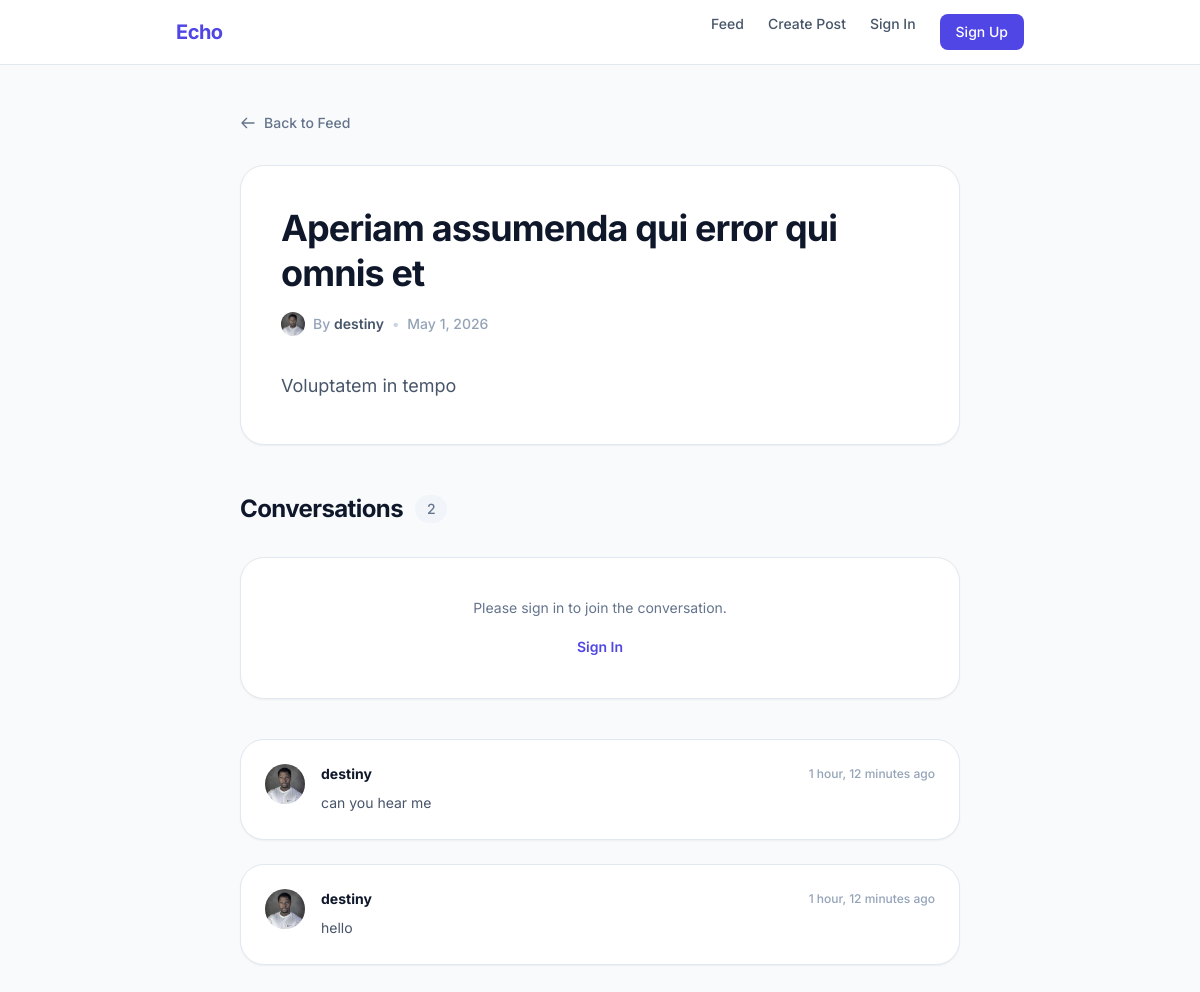
The app's page /post/1/ with its own data.
### posts/models.py (models this page shows, shortened)
class Post(models.Model):
    author = models.ForeignKey(settings.AUTH_USER_MODEL, on_delete=models.CASCADE, related_name='posts', null=True, blank=True)
    title = models.CharField(max_length=200)
    content = models.TextField()
    created_at = models.DateTimeField(auto_now_add=True)

class Comment(models.Model):
    post = models.ForeignKey(Post, on_delete=models.CASCADE, related_name='comments')
    user = models.ForeignKey(settings.AUTH_USER_MODEL, on_delete=models.CASCADE)
    content = models.TextField()
    created_at = models.DateTimeField(auto_now_add=True)

### userauths/models.py (models this page shows, shortened)
class User(AbstractUser):
    username = models.CharField(max_length=150, unique=True, null=True, blank=True)
    email = models.EmailField(unique=True, null=True, blank=True)
    full_name = models.CharField(max_length=200, null=True, blank=True)
    bio = models.TextField(null=True, blank=True)
    profile_pic = models.ImageField(upload_to="user_images", default="default.jpg", null=True, blank=True)
    USERNAME_FIELD = 'email'
    REQUIRED_FIELDS = ['username']

### posts/views.py (the view)
# urls.py: path('post/<int:pk>/', views.post_detail, name='post_detail'),
def post_detail(request, pk): # This view handles the individual page for a single post
    post = Post.objects.get(pk=pk)
    comments = post.comments.all().order_by('-created_at')
    if request.method == 'POST':
        if not request.user.is_authenticated:
            return redirect('signin')
        form = CommentForm(request.POST)
        if form.is_valid():
            comment = form.save(commit=False)
            comment.post = post
            comment.user = request.user
            comment.save()
            return redirect('post_detail', pk=post.pk)
    else:
        form = CommentForm()
    context = {
        'post': post,
        'comments': comments,
        'form': form
    }
    return render(request, 'posts/post_detail.html', context)

### posts/templates/posts/post_detail.html (shortened to what this page needs)
<!DOCTYPE html>
<html lang="en">
<head>
    <script src="https://cdn.tailwindcss.com"></script>
</head>
<body class="bg-slate-50 text-slate-900 antialiased min-h-screen">
    <header class="bg-white border-b border-slate-200 sticky top-0 z-50">
        <nav class="max-w-4xl mx-auto px-6 h-16 flex items-center justify-between">
            <a href="/" class="text-xl font-bold tracking-tight text-indigo-600">Echo</a>
            <div class="flex gap-6 text-sm font-medium text-slate-600">
                <a href="/" class="hover:text-indigo-600 transition-colors">Feed</a>
                <a href="{% url 'create_post' %}" class="hover:text-indigo-600 transition-colors">Create Post</a>
                {% if user.is_authenticated %}
                    <a href="{% url 'dashboard' %}" class="hover:text-indigo-600 transition-colors">Dashboard</a>
                    <a href="{% url 'signout' %}" class="hover:text-indigo-600 transition-colors text-red-500">Logout</a>
                {% else %}
                    <a href="{% url 'signin' %}" class="hover:text-indigo-600 transition-colors">Sign In</a>
                    <a href="{% url 'signup' %}" class="bg-indigo-600 text-white px-4 py-2 rounded-lg hover:bg-indigo-700 transition-all">Sign Up</a>
                {% endif %}
            </div>
        </nav>
    </header>
    <main class="max-w-3xl mx-auto px-6 py-12">
        <a href="/"
            class="inline-flex items-center text-sm font-medium text-slate-500 hover:text-indigo-600 transition-colors mb-8">
            <svg class="w-4 h-4 mr-2" fill="none" stroke="currentColor" viewBox="0 0 24 24">
                <path stroke-linecap="round" stroke-linejoin="round" stroke-width="2" d="M10 19l-7-7m0 0l7-7m-7 7h18">
                </path>
            </svg>
            Back to Feed
        </a>
        <article class="bg-white border border-slate-200 p-10 rounded-3xl shadow-sm">
            <header class="mb-8">
                <h1 class="text-4xl font-bold tracking-tight text-slate-900 leading-tight">
                    {{ post.title }}
                </h1>
                <div class="flex items-center gap-3 mt-4 text-sm font-medium">
                    <div class="mr-auto flex items-center gap-2 text-slate-400">
                        {% if post.author.profile_pic %}
                            <img src="{{ post.author.profile_pic.url }}" alt="Avatar" class="w-6 h-6 rounded-full object-cover">
                        {% else %}
                            <div class="w-6 h-6 bg-slate-100 rounded-full flex items-center justify-center text-indigo-600 font-bold text-[10px]">
                                {{ post.author.username|slice:":1"|upper }}
                            </div>
                        {% endif %}
                        <span>By <span class="text-slate-600 font-semibold">{{ post.author.username|default:"Anonymous" }}</span></span>
                        <span class="text-slate-300">•</span>
                        <span>{{ post.created_at|date:"F j, Y" }}</span>
                    </div>
                </div>
            </header>
            <div class="prose prose-slate max-w-none text-slate-600 leading-loose text-lg">
                {{ post.content|linebreaks }}
            </div>
        </article>
        <section class="mt-12">
            <h3 class="text-2xl font-bold tracking-tight text-slate-900 mb-8 flex items-center gap-3">
                Conversations
                <span class="px-3 py-1 bg-slate-100 text-slate-500 rounded-full text-sm font-medium">{{ comments.count }}</span>
            </h3>
            <div class="bg-white border border-slate-200 p-6 rounded-3xl mb-10 shadow-sm">
                {% if user.is_authenticated %}
                    <form method="POST" class="space-y-4">
                        {% csrf_token %}
                        {{ form.content }}
                        <div class="flex justify-end">
                            <button type="submit" class="bg-indigo-600 hover:bg-indigo-700 text-white font-bold py-2 px-6 rounded-xl transition-all shadow-lg shadow-indigo-200 active:scale-[0.98] text-sm">
                                Post Comment
                            </button>
                        </div>
                    </form>
                {% else %}
                    <div class="text-center py-4">
                        <p class="text-slate-500 text-sm mb-4">Please sign in to join the conversation.</p>
                        <a href="{% url 'signin' %}" class="text-indigo-600 font-semibold hover:underline text-sm">Sign In</a>
                    </div>
                {% endif %}
            </div>
            <div class="space-y-6">
                {% for comment in comments %}
                <div class="flex gap-4 p-6 bg-white border border-slate-200 rounded-3xl shadow-sm">
                    {% if comment.user.profile_pic %}
                        <img src="{{ comment.user.profile_pic.url }}" alt="Avatar" class="w-10 h-10 rounded-full object-cover shrink-0">
                    {% else %}
                        <div class="flex-shrink-0 w-10 h-10 bg-indigo-50 rounded-full flex items-center justify-center text-indigo-600 font-bold text-sm">
                            {{ comment.user.username|slice:":1"|upper }}
                        </div>
                    {% endif %}
                    <div class="flex-1">
                        <div class="flex items-center justify-between mb-2">
                            <h4 class="text-sm font-bold text-slate-900">{{ comment.user.username }}</h4>
                            <span class="text-xs text-slate-400 font-medium">{{ comment.created_at|timesince }} ago</span>
                        </div>
                        <p class="text-slate-600 leading-relaxed text-sm">
                            {{ comment.content }}
                        </p>
                    </div>
                </div>
                {% empty %}
                <div class="text-center py-12 bg-slate-50 rounded-3xl border border-dashed border-slate-200">
                    <p class="text-slate-400 text-sm">No comments yet. Be the first to start the conversation!</p>
                </div>
                {% endfor %}
            </div>
        </section>
    </main>
</body>
</html>

### posts/templates/posts/post_detail.html (style rules this page uses)
body { font-family: 'Inter', sans-serif; }

### records on screen
Post: title "Aperiam assumenda qui error qui omnis et", author.profile_pic (picture), author.username "destiny", created_at "May 1, 2026", content "Voluptatem in tempo"
Comment: user.profile_pic (picture), user.username "destiny", created_at "1 hour, 12 minutes", content "can you hear me"
Comment: user.profile_pic (picture), user.username "destiny", created_at "1 hour, 12 minutes", content "hello"

### other values on screen
{{ comments.count }} "2"
